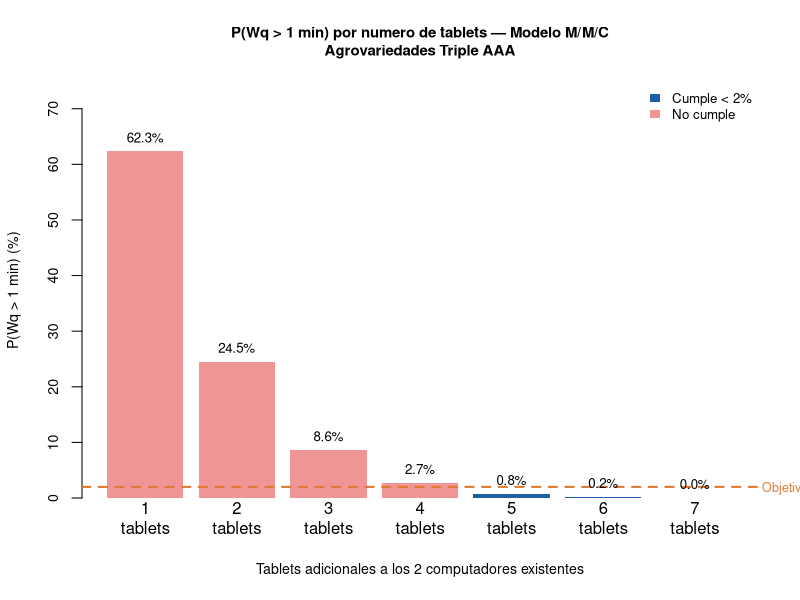

Here is the R script that generated this plot:
# =============================================================================
# MODELO M/M/C — DIMENSIONAMIENTO DE TABLETS
# Agrovariedades Triple AAA — Propuesta de Mejoramiento #1
# Proyecto Integrador de Ingeniería I — Universidad del Valle 2026-I
# =============================================================================

# ── PARÁMETROS ────────────────────────────────────────────────────────────────

lambda   <- 154.1 / 8   # 19.26 fact/h  (cuadres de caja noviembre 2025)
mu       <- 60 / 7.61   #  7.88 fact/h  (survey a operarios: 7.61 min/factura)
t_crit   <- 1           # minuto crítico (umbral antes de volver al papel)
objetivo <- 2           # P(Wq > t_crit) < 2%
n_comp   <- 2           # computadores existentes (servidores base)

cat("=================================================================\n")
cat("PARÁMETROS DEL MODELO M/M/C\n")
cat("=================================================================\n")
cat(sprintf("  lambda   = %.4f fact/h  (154.1 fact/día / 8 h)\n", lambda))
cat(sprintf("  mu       = %.4f fact/h  (60 / 7.61 min por factura)\n", mu))
cat(sprintf("  t critico= %d min       (umbral de reproceso)\n", t_crit))
cat(sprintf("  Objetivo : P(Wq > %d min) < %.0f%%\n", t_crit, objetivo))
cat(sprintf("  Comp. base: %d unidades ya existentes\n\n", n_comp))

# ── FUNCIONES M/M/C (Erlang C) ────────────────────────────────────────────────

#' Calcula todas las métricas M/M/C para c servidores
mmc <- function(lambda, mu, c, t_min = 1) {
  a   <- lambda / mu          # intensidad de tráfico (Erlangs)
  rho <- lambda / (c * mu)   # utilización por servidor
  
  if (rho >= 1) return(NULL)  # sistema inestable
  
  # P(0): probabilidad de sistema vacío
  suma_terms <- sum(sapply(0:(c - 1), function(i) a^i / factorial(i)))
  ult_term   <- (a^c / factorial(c)) / (1 - rho)
  p0         <- 1 / (suma_terms + ult_term)
  
  # P(espera): fórmula de Erlang C = C(c, a)
  p_esp <- ult_term * p0
  
  # Tiempo esperado en cola (horas) y en sistema (horas)
  Wq  <- p_esp / (c * mu - lambda)
  W   <- Wq + 1 / mu
  
  # Número esperado en cola y en sistema (Little)
  Lq  <- lambda * Wq
  L   <- lambda * W
  
  # P(Wq > t_crit)
  t   <- t_min / 60   # convertir minutos a horas
  p_exc <- p_esp * exp(-(c * mu - lambda) * t)
  
  list(
    rho    = rho,
    p0     = p0,
    p_esp  = p_esp,
    Wq_min = Wq * 60,   # en minutos
    W_min  = W  * 60,
    Lq     = Lq,
    L      = L,
    p_exc  = p_exc * 100  # en porcentaje
  )
}

# ── EVALUACIÓN c = 3 a 9 SERVIDORES (1 a 7 tablets) ──────────────────────────

cat("=================================================================\n")
cat("RESULTADOS POR NÚMERO DE TABLETS\n")
cat("=================================================================\n")
cat(sprintf("%-4s %-8s %-7s %-8s %-10s %-10s %-11s %-8s\n",
            "c", "Tablets", "rho", "P0",
            "P(espera)", "Wq (min)", "P(Wq>1min)", "Cumple?"))
cat(paste(rep("-", 72), collapse = ""), "\n")

tabla <- data.frame()

for (n in 1:7) {
  c_tot <- n + n_comp
  r     <- mmc(lambda, mu, c_tot, t_min = t_crit)
  
  if (is.null(r)) {
    cat(sprintf("%-4d %-8d  INESTABLE (rho >= 1)\n", c_tot, n))
    next
  }
  
  cumple <- ifelse(r$p_exc < objetivo, "SI", "NO")
  marca  <- ifelse(r$p_exc < objetivo & nrow(tabla[tabla$Cumple == "SI", ]) == 0,
                   " <-- c*", "")
  
  cat(sprintf("%-4d %-8d %-7.4f %-8.4f %-10.4f %-10.4f %-11.2f %-8s%s\n",
              c_tot, n, r$rho, r$p0, r$p_esp,
              r$Wq_min, r$p_exc, cumple, marca))
  
  tabla <- rbind(tabla, data.frame(
    c_total   = c_tot,
    Tablets   = n,
    rho       = r$rho,
    P0        = r$p0,
    P_espera  = r$p_esp,
    Wq_min    = r$Wq_min,
    W_min     = r$W_min,
    Lq        = r$Lq,
    L         = r$L,
    P_exc_pct = r$p_exc,
    Cumple    = cumple
  ))
}

# ── RESULTADO ÓPTIMO ──────────────────────────────────────────────────────────

cat(paste(rep("-", 72), collapse = ""), "\n\n")

opt <- tabla[tabla$Cumple == "SI", ][1, ]

cat("=================================================================\n")
cat("RESULTADO OPTIMO\n")
cat("=================================================================\n")
cat(sprintf("  c* = %d tablets adicionales\n", opt$Tablets))
cat(sprintf("  Sistema total: %d dispositivos (%d tablets + %d computadores)\n",
            opt$c_total, opt$Tablets, n_comp))
cat(sprintf("  rho = %.1f%% utilizacion por dispositivo\n", opt$rho * 100))
cat(sprintf("  P(Wq > 1 min) = %.2f%% < %.0f%% objetivo\n",
            opt$P_exc_pct, objetivo))
cat(sprintf("  Wq promedio   = %.4f min (cuando hay espera)\n", opt$Wq_min))
cat(sprintf("  Lq promedio   = %.4f facturas en cola\n", opt$Lq))
cat(sprintf("  L  promedio   = %.4f facturas en el sistema\n\n", opt$L))

# ── GRÁFICA ───────────────────────────────────────────────────────────────────

colores <- ifelse(tabla$P_exc_pct < objetivo, "#1A5FA8", "#F09595")

barplot(
  height     = tabla$P_exc_pct,
  names.arg  = paste0(tabla$Tablets, "\ntablets"),
  col        = colores,
  border     = NA,
  main       = "P(Wq > 1 min) por numero de tablets — Modelo M/M/C\nAgrovariedades Triple AAA",
  ylab       = "P(Wq > 1 min) (%)",
  xlab       = "Tablets adicionales a los 2 computadores existentes",
  ylim       = c(0, max(tabla$P_exc_pct) * 1.2),
  cex.main   = 0.9,
  cex.axis   = 0.85,
  cex.lab    = 0.85
)

# Línea de objetivo
abline(h = objetivo, col = "#E07830", lwd = 2, lty = 2)

# Etiqueta de objetivo
mtext(text = "Objetivo 2%", side = 4, at = objetivo,
      col = "#E07830", cex = 0.75, las = 1, line = 0.2)

# Valores sobre las barras
bp <- barplot(tabla$P_exc_pct, plot = FALSE)
text(x      = bp,
     y      = tabla$P_exc_pct + max(tabla$P_exc_pct) * 0.04,
     labels = sprintf("%.1f%%", tabla$P_exc_pct),
     cex    = 0.8, col = "black")

legend("topright",
       legend = c(paste0("Cumple < ", objetivo, "%"), "No cumple"),
       fill   = c("#1A5FA8", "#F09595"),
       border = NA, cex = 0.8, bty = "n")

cat("Grafica generada en el panel Plots de RStudio.\n")
cat("Para guardarla: Export > Save as Image desde el panel Plots.\n\n")

# ── TABLA COMPLETA PARA LA DIAPOSITIVA ────────────────────────────────────────

cat("=================================================================\n")
cat("TABLA PARA DIAPOSITIVA 6\n")
cat("=================================================================\n")
cat(sprintf("%-12s %-8s %-10s %-10s %-14s %-8s\n",
            "c (total)", "Tablets", "rho", "P(espera)",
            "P(Wq>1min)", "Cumple"))
cat(paste(rep("-", 65), collapse = ""), "\n")

for (i in 1:nrow(tabla)) {
  f <- tabla[i, ]
  cat(sprintf("%-12d %-8d %-10s %-10s %-14s %-8s\n",
              f$c_total,
              f$Tablets,
              paste0(round(f$rho * 100, 1), "%"),
              paste0(round(f$P_espera * 100, 1), "%"),
              paste0(round(f$P_exc_pct, 1), "%"),
              f$Cumple))
}
